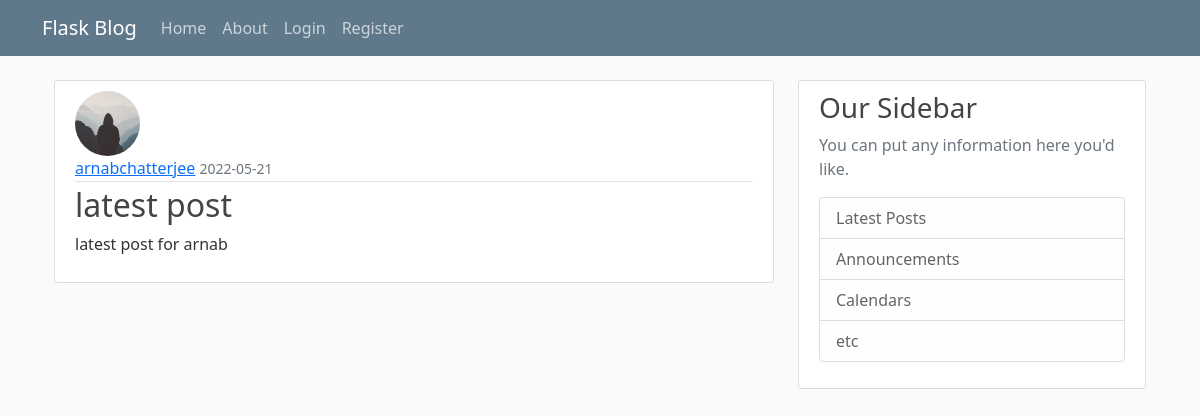
The page /post/35 on the database its author committed.
### blog/models.py (models this page shows, shortened)
class User(db.Model , UserMixin):
    id = db.Column(db.Integer , primary_key=True)
    username = db.Column(db.String(20),unique=True,nullable=False)
    email = db.Column(db.String(20),unique=True,nullable=False)
    image_file = db.Column(db.String(20),nullable=False , default="default.jpg") # not unique as all of them will have default image
    password = db.Column(db.String(60),nullable=False)
    posts = db.relationship("Post",backref="author",lazy=True)

class Post(db.Model , UserMixin):
    id = db.Column(db.Integer , primary_key=True)
    title = db.Column(db.String(120),nullable=False)
    date_posted = db.Column(db.DateTime,nullable=False,default=datetime.utcnow)
    content = db.Column(db.Text,nullable=False)
    user_id = db.Column(db.Integer,db.ForeignKey("user.id"),nullable=False)

### blog/routes.py (the view)
@app.route("/post/<int:post_id>",methods=["GET","POST"])
def post(post_id):
    post = Post.query.get_or_404(post_id)
    return render_template("post.html",title=post.title,post=post)

### blog/templates/post.html (shortened to what this page needs)
{% extends 'layout.html' %}
{% block body %}
<article class="media content-section">
    <img class="rounded-circle article-img" src="{{ url_for('static', filename= post.author.image_file ) }}" alt="">
    <div class="media-body">
        <div class="article-metadata">
            <a class="mr-2" href="#">{{ post.author.username }}</a>
            <small class="text-muted">
                {{ post.date_posted.strftime("%Y-%m-%d") }}
            </small>
        </div>
        <h2 class="article-title">{{ post.title }}</h2>
        <p class="article-content">{{ post.content }}</p>
    </div>
</article>
{% endblock body %}

### blog/static/main.css (style rules this page uses)
body { background: #fafafa; color: #333333; margin-top: 5rem; }
h1, h2, h3, h4, h5, h6 { color: #444444; }
.content-section { background: #ffffff; padding: 10px 20px; border: 1px solid #dddddd; border-radius: 3px; margin-bottom: 20px; }
.article-title { color: #444444; }
.article-content { white-space: pre-line; }
.article-img { height: 65px; width: 65px; margin-right: 16px; }
.article-metadata { padding-bottom: 1px; margin-bottom: 4px; border-bottom: 1px solid #e3e3e3 }

### rows shown on the page
User: image_file (placeholder picture), author.username "arnabchatterjee"
Post: date_posted "2022-05-21", title "latest post", content "latest post for arnab"
